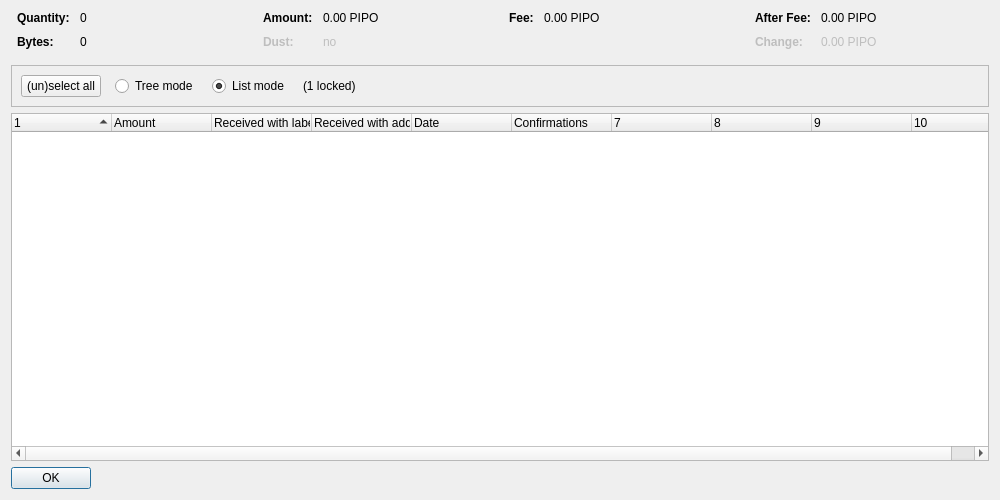
<?xml version="1.0" encoding="UTF-8"?>
<ui version="4.0">
 <class>CoinControlDialog</class>
 <widget class="QDialog" name="CoinControlDialog">
  <property name="geometry">
   <rect>
    <x>0</x>
    <y>0</y>
    <width>1000</width>
    <height>500</height>
   </rect>
  </property>
  <property name="windowTitle">
   <string>Coin Selection</string>
  </property>
  <layout class="QVBoxLayout" name="verticalLayout">
   <item>
    <layout class="QHBoxLayout" name="horizontalLayoutTop" stretch="0,0,0,0">
     <property name="topMargin">
      <number>0</number>
     </property>
     <property name="bottomMargin">
      <number>10</number>
     </property>
     <item>
      <layout class="QFormLayout" name="formLayoutCoinControl1">
       <property name="horizontalSpacing">
        <number>10</number>
       </property>
       <property name="verticalSpacing">
        <number>10</number>
       </property>
       <property name="leftMargin">
        <number>6</number>
       </property>
       <property name="rightMargin">
        <number>6</number>
       </property>
       <item row="0" column="0">
        <widget class="QLabel" name="labelCoinControlQuantityText">
         <property name="font">
          <font>
           <weight>75</weight>
           <bold>true</bold>
          </font>
         </property>
         <property name="text">
          <string>Quantity:</string>
         </property>
        </widget>
       </item>
       <item row="0" column="1">
        <widget class="QLabel" name="labelCoinControlQuantity">
         <property name="cursor">
          <cursorShape>IBeamCursor</cursorShape>
         </property>
         <property name="contextMenuPolicy">
          <enum>Qt::ActionsContextMenu</enum>
         </property>
         <property name="text">
          <string notr="true">0</string>
         </property>
         <property name="textInteractionFlags">
          <set>Qt::LinksAccessibleByMouse|Qt::TextSelectableByKeyboard|Qt::TextSelectableByMouse</set>
         </property>
        </widget>
       </item>
       <item row="1" column="0">
        <widget class="QLabel" name="labelCoinControlBytesText">
         <property name="font">
          <font>
           <weight>75</weight>
           <bold>true</bold>
          </font>
         </property>
         <property name="text">
          <string>Bytes:</string>
         </property>
        </widget>
       </item>
       <item row="1" column="1">
        <widget class="QLabel" name="labelCoinControlBytes">
         <property name="cursor">
          <cursorShape>IBeamCursor</cursorShape>
         </property>
         <property name="contextMenuPolicy">
          <enum>Qt::ActionsContextMenu</enum>
         </property>
         <property name="text">
          <string notr="true">0</string>
         </property>
         <property name="textInteractionFlags">
          <set>Qt::LinksAccessibleByMouse|Qt::TextSelectableByKeyboard|Qt::TextSelectableByMouse</set>
         </property>
        </widget>
       </item>
      </layout>
     </item>
     <item>
      <layout class="QFormLayout" name="formLayoutCoinControl2">
       <property name="horizontalSpacing">
        <number>10</number>
       </property>
       <property name="verticalSpacing">
        <number>10</number>
       </property>
       <property name="leftMargin">
        <number>6</number>
       </property>
       <property name="rightMargin">
        <number>6</number>
       </property>
       <item row="0" column="0">
        <widget class="QLabel" name="labelCoinControlAmountText">
         <property name="font">
          <font>
           <weight>75</weight>
           <bold>true</bold>
          </font>
         </property>
         <property name="text">
          <string>Amount:</string>
         </property>
        </widget>
       </item>
       <item row="0" column="1">
        <widget class="QLabel" name="labelCoinControlAmount">
         <property name="cursor">
          <cursorShape>IBeamCursor</cursorShape>
         </property>
         <property name="contextMenuPolicy">
          <enum>Qt::ActionsContextMenu</enum>
         </property>
         <property name="text">
          <string notr="true">0.00 PIPO</string>
         </property>
         <property name="textInteractionFlags">
          <set>Qt::LinksAccessibleByMouse|Qt::TextSelectableByKeyboard|Qt::TextSelectableByMouse</set>
         </property>
        </widget>
       </item>
       <item row="1" column="0">
        <widget class="QLabel" name="labelCoinControlLowOutputText">
         <property name="enabled">
          <bool>false</bool>
         </property>
         <property name="font">
          <font>
           <weight>75</weight>
           <bold>true</bold>
          </font>
         </property>
         <property name="text">
          <string>Dust:</string>
         </property>
        </widget>
       </item>
       <item row="1" column="1">
        <widget class="QLabel" name="labelCoinControlLowOutput">
         <property name="enabled">
          <bool>false</bool>
         </property>
         <property name="cursor">
          <cursorShape>IBeamCursor</cursorShape>
         </property>
         <property name="contextMenuPolicy">
          <enum>Qt::ActionsContextMenu</enum>
         </property>
         <property name="text">
          <string notr="true">no</string>
         </property>
         <property name="textInteractionFlags">
          <set>Qt::LinksAccessibleByMouse|Qt::TextSelectableByKeyboard|Qt::TextSelectableByMouse</set>
         </property>
        </widget>
       </item>
      </layout>
     </item>
     <item>
      <layout class="QFormLayout" name="formLayoutCoinControl3">
       <property name="horizontalSpacing">
        <number>10</number>
       </property>
       <property name="verticalSpacing">
        <number>10</number>
       </property>
       <property name="leftMargin">
        <number>6</number>
       </property>
       <property name="rightMargin">
        <number>6</number>
       </property>
       <item row="0" column="0">
        <widget class="QLabel" name="labelCoinControlFeeText">
         <property name="font">
          <font>
           <weight>75</weight>
           <bold>true</bold>
          </font>
         </property>
         <property name="text">
          <string>Fee:</string>
         </property>
        </widget>
       </item>
       <item row="0" column="1">
        <widget class="QLabel" name="labelCoinControlFee">
         <property name="cursor">
          <cursorShape>IBeamCursor</cursorShape>
         </property>
         <property name="contextMenuPolicy">
          <enum>Qt::ActionsContextMenu</enum>
         </property>
         <property name="text">
          <string notr="true">0.00 PIPO</string>
         </property>
         <property name="textInteractionFlags">
          <set>Qt::LinksAccessibleByMouse|Qt::TextSelectableByKeyboard|Qt::TextSelectableByMouse</set>
         </property>
        </widget>
       </item>
      </layout>
     </item>
     <item>
      <layout class="QFormLayout" name="formLayoutCoinControl4">
       <property name="horizontalSpacing">
        <number>10</number>
       </property>
       <property name="verticalSpacing">
        <number>10</number>
       </property>
       <property name="leftMargin">
        <number>6</number>
       </property>
       <property name="rightMargin">
        <number>6</number>
       </property>
       <item row="0" column="0">
        <widget class="QLabel" name="labelCoinControlAfterFeeText">
         <property name="font">
          <font>
           <weight>75</weight>
           <bold>true</bold>
          </font>
         </property>
         <property name="text">
          <string>After Fee:</string>
         </property>
        </widget>
       </item>
       <item row="0" column="1">
        <widget class="QLabel" name="labelCoinControlAfterFee">
         <property name="cursor">
          <cursorShape>IBeamCursor</cursorShape>
         </property>
         <property name="contextMenuPolicy">
          <enum>Qt::ActionsContextMenu</enum>
         </property>
         <property name="text">
          <string notr="true">0.00 PIPO</string>
         </property>
         <property name="textInteractionFlags">
          <set>Qt::LinksAccessibleByMouse|Qt::TextSelectableByKeyboard|Qt::TextSelectableByMouse</set>
         </property>
        </widget>
       </item>
       <item row="1" column="0">
        <widget class="QLabel" name="labelCoinControlChangeText">
         <property name="enabled">
          <bool>false</bool>
         </property>
         <property name="font">
          <font>
           <weight>75</weight>
           <bold>true</bold>
          </font>
         </property>
         <property name="text">
          <string>Change:</string>
         </property>
        </widget>
       </item>
       <item row="1" column="1">
        <widget class="QLabel" name="labelCoinControlChange">
         <property name="enabled">
          <bool>false</bool>
         </property>
         <property name="cursor">
          <cursorShape>IBeamCursor</cursorShape>
         </property>
         <property name="contextMenuPolicy">
          <enum>Qt::ActionsContextMenu</enum>
         </property>
         <property name="text">
          <string notr="true">0.00 PIPO</string>
         </property>
         <property name="textInteractionFlags">
          <set>Qt::LinksAccessibleByMouse|Qt::TextSelectableByKeyboard|Qt::TextSelectableByMouse</set>
         </property>
        </widget>
       </item>
      </layout>
     </item>
    </layout>
   </item>
   <item>
    <widget class="QFrame" name="frame">
     <property name="minimumSize">
      <size>
       <width>0</width>
       <height>40</height>
      </size>
     </property>
     <property name="frameShape">
      <enum>QFrame::StyledPanel</enum>
     </property>
     <property name="frameShadow">
      <enum>QFrame::Sunken</enum>
     </property>
     <layout class="QHBoxLayout" name="horizontalLayout">
      <item>
       <layout class="QHBoxLayout" name="horizontalLayoutPanel" stretch="0,0,0,0,0">
        <property name="spacing">
         <number>14</number>
        </property>
        <item>
         <widget class="QPushButton" name="pushButtonSelectAll">
          <property name="sizePolicy">
           <sizepolicy hsizetype="Maximum" vsizetype="Fixed">
            <horstretch>0</horstretch>
            <verstretch>0</verstretch>
           </sizepolicy>
          </property>
          <property name="text">
           <string>(un)select all</string>
          </property>
          <property name="autoDefault">
           <bool>false</bool>
          </property>
         </widget>
        </item>
        <item>
         <widget class="QRadioButton" name="radioTreeMode">
          <property name="sizePolicy">
           <sizepolicy hsizetype="Maximum" vsizetype="Fixed">
            <horstretch>0</horstretch>
            <verstretch>0</verstretch>
           </sizepolicy>
          </property>
          <property name="text">
           <string>Tree mode</string>
          </property>
         </widget>
        </item>
        <item>
         <widget class="QRadioButton" name="radioListMode">
          <property name="sizePolicy">
           <sizepolicy hsizetype="Maximum" vsizetype="Fixed">
            <horstretch>0</horstretch>
            <verstretch>0</verstretch>
           </sizepolicy>
          </property>
          <property name="text">
           <string>List mode</string>
          </property>
          <property name="checked">
           <bool>true</bool>
          </property>
         </widget>
        </item>
        <item>
         <widget class="QLabel" name="labelLocked">
          <property name="text">
           <string notr="true">(1 locked)</string>
          </property>
         </widget>
        </item>
        <item>
         <spacer name="horizontalSpacer">
          <property name="orientation">
           <enum>Qt::Horizontal</enum>
          </property>
          <property name="sizeHint" stdset="0">
           <size>
            <width>40</width>
            <height>20</height>
           </size>
          </property>
         </spacer>
        </item>
       </layout>
      </item>
     </layout>
    </widget>
   </item>
   <item>
    <widget class="CoinControlTreeWidget" name="treeWidget">
     <property name="contextMenuPolicy">
      <enum>Qt::CustomContextMenu</enum>
     </property>
     <property name="sortingEnabled">
      <bool>false</bool>
     </property>
     <property name="columnCount">
      <number>10</number>
     </property>
     <attribute name="headerShowSortIndicator" stdset="0">
      <bool>true</bool>
     </attribute>
     <attribute name="headerStretchLastSection">
      <bool>false</bool>
     </attribute>
     <column>
      <property name="text">
       <string/>
      </property>
     </column>
     <column>
      <property name="text">
       <string>Amount</string>
      </property>
     </column>
     <column>
      <property name="text">
       <string>Received with label</string>
      </property>
     </column>
     <column>
      <property name="text">
       <string>Received with address</string>
      </property>
     </column>
     <column>
      <property name="text">
       <string>Date</string>
      </property>
     </column>
     <column>
      <property name="text">
       <string>Confirmations</string>
      </property>
      <property name="toolTip">
       <string>Confirmed</string>
      </property>
     </column>
     <column>
      <property name="text">
       <string/>
      </property>
     </column>
     <column>
      <property name="text">
       <string/>
      </property>
     </column>
     <column>
      <property name="text">
       <string/>
      </property>
     </column>
     <column>
      <property name="text">
       <string/>
      </property>
     </column>
    </widget>
   </item>
   <item>
    <widget class="QDialogButtonBox" name="buttonBox">
     <property name="sizePolicy">
      <sizepolicy hsizetype="Maximum" vsizetype="Fixed">
       <horstretch>0</horstretch>
       <verstretch>0</verstretch>
      </sizepolicy>
     </property>
     <property name="orientation">
      <enum>Qt::Horizontal</enum>
     </property>
     <property name="standardButtons">
      <set>QDialogButtonBox::Ok</set>
     </property>
    </widget>
   </item>
  </layout>
 </widget>
 <customwidgets>
  <customwidget>
   <class>CoinControlTreeWidget</class>
   <extends>QTreeWidget</extends>
   <header>qt/coincontroltreewidget.h</header>
  </customwidget>
 </customwidgets>
 <resources/>
 <connections/>
</ui>
